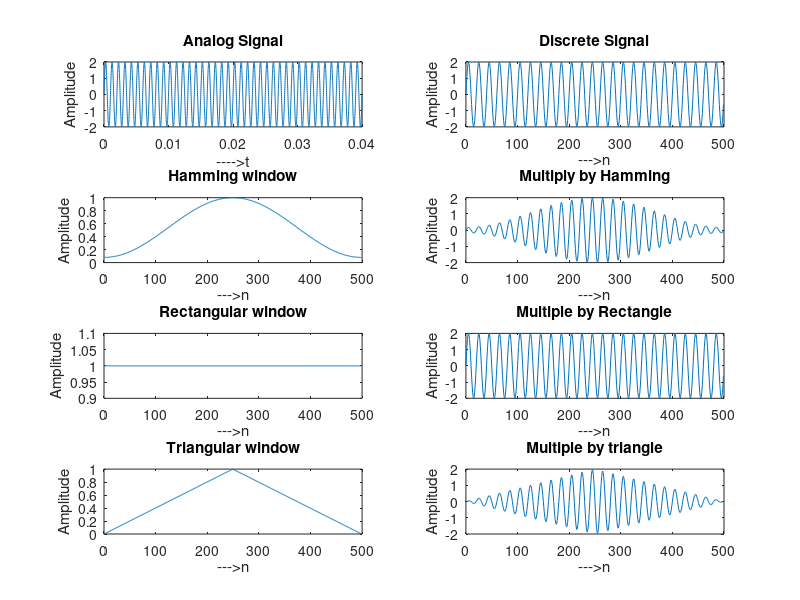

Write MATLAB code to recreate this figure.
% Analog siganl
a = 2;
f = 1000;
t = 0:0.00001:0.04;
y = a * sin ( 2 * pi * f * t);
hold on
subplot(4, 2, 1);
plot(t, y);
xlabel("---->t");
ylabel("Amplitude");
title("Analog Signal");

% discrete signal
N = 500;
n = 0:N-1;
fs = 20 * f;
y = a * sin ( 2 * pi * (f/fs) * n)
subplot(4, 2, 2);
plot(n, y);
xlabel("--->n");
ylabel("Amplitude");
title("Discrete Signal");

% hamming window
hw = 0.54 - 0.46 * cos ((2 * pi * n) / (N-1));
subplot(4, 2, 3);
plot(n, hw);
xlabel("--->n");
ylabel("Amplitude");
title("Hamming window");

% multiply by hamming
y2 = hw .* y;
subplot(4, 2, 4);
plot(n, y2);
xlabel("--->n");
ylabel("Amplitude");
title("Multiply by Hamming");


% rectangular window
rw = ones(1, N);
subplot(4, 2, 5);
plot(n, rw);
xlabel("--->n");
ylabel("Amplitude");
title("Rectangular window");

% multiply by rectangular window
y3 = y .* rw;
subplot(4, 2, 6);
plot(n, y3);
xlabel("--->n");
ylabel("Amplitude");
title("Multiple by Rectangle");

% triangular window
tw  = 1 - (abs(2*n - N + 1)/(N-1));  
subplot(4, 2, 7);
plot(n, tw);
xlabel("--->n");
ylabel("Amplitude");
title("Triangular window");

% multiply with triangular window
y4 = y .* tw;
subplot(4, 2, 8);
plot(n, y4);
xlabel("--->n");
ylabel("Amplitude");
title("Multiple by triangle");